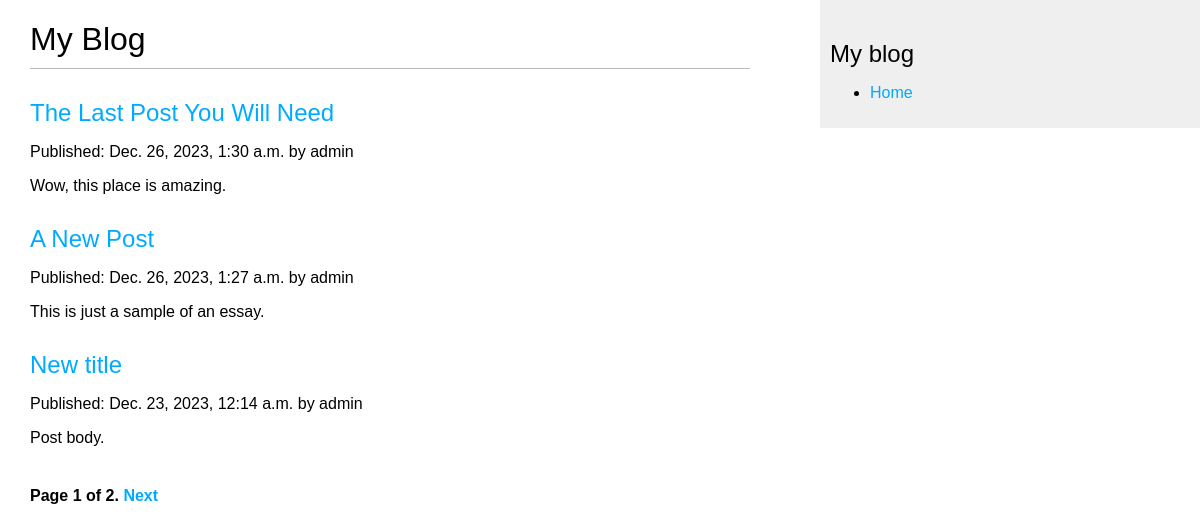
Screenshot of /blog/ with the database file from the repository.
### blog/models.py (models this page shows, shortened)
class Post(models.Model):
    class Status(models.TextChoices):
        DRAFT = 'DF', 'Draft'
        PUBLISHED = 'PB', 'Published'
    title = models.CharField(max_length=250)
    slug = models.SlugField(max_length=250,
                            unique_for_date='publish')
    author = models.ForeignKey(
        User,
        on_delete=models.CASCADE,
        related_name='blog_posts')
    body = models.TextField()
    publish = models.DateTimeField(default=timezone.now)
    created = models.DateTimeField(auto_now_add=True)
    updated = models.DateTimeField(auto_now=True)
    status = models.CharField(
        max_length=2,
        choices=Status.choices,
        default=Status.DRAFT
    )
    objects = models.Manager() # The default manager
    published = PublishedManager() # Our custom manager
    class Meta:
        ordering = ['-publish'] # - means descending order
        indexes = [
            models.Index(fields=['-publish']),
        ]
    def get_absolute_url(self):
        return reverse('blog:post_detail',
                       args=[self.publish.year,\
                             self.publish.month,\
                             self.publish.day,\
                             self.slug])

### blog/views.py (the view)
# urls.py: path('', views.PostListView.as_view(), name='post_list'),
class PostListView(ListView):
    queryset = Post.published.all()
    context_object_name = 'posts'
    paginate_by = 3 # 3 posts in each page
    template_name = 'blog/post/list.html'

### blog/templates/blog/post/list.html (shortened to what this page needs)
{% extends "blog/base.html" %}
{% block content %}
    <h1>My Blog</h1>
    {% for post in posts %}
        <h2>
            <a href="{{ post.get_absolute_url }}">
                {{ post.title }}
            </a>
        </h2>
        <p class="date">
            <p>Published: {{ post.publish }} by {{ post.author }}</p>
        </p>
        {{ post.body|truncatewords:30|linebreaks }}
    {% endfor %}
    {% include "pagination.html" with page=page_obj %}
{% endblock %}

### blog/static/css/blog.css (style rules this page uses)
body { margin:0; padding:0; font-family:helvetica, sans-serif; }
a { color:#00abff; text-decoration:none; }
h1 { font-weight:normal; border-bottom:1px solid #bbb; padding:0 0 10px 0; }
h2 { font-weight:normal; margin:30px 0 0; }
p.date { color:#ccc; font-family: georgia, serif; font-size: 12px; font-style: italic; }

### rows the page displays
Post: title "The Last Post You Will Need", publish "Dec. 26, 2023, 1:30 a.m.", author "admin", body "Wow, this place is amazing."
Post: title "A New Post", publish "Dec. 26, 2023, 1:27 a.m.", author "admin", body "This is just a sample of an essay."
Post: title "New title", publish "Dec. 23, 2023, 12:14 a.m.", author "admin", body "Post body."

### other values shown
{{ page.number }} "1"
{{ page.paginator.num_pages }} "2"
